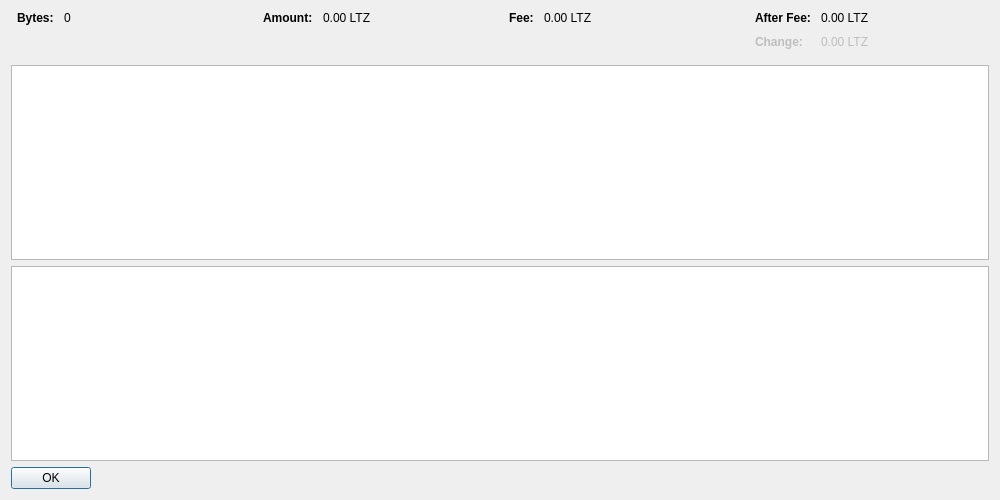
<?xml version="1.0" encoding="UTF-8"?>
<ui version="4.0">
 <class>CoinSelectionDialog</class>
 <widget class="QDialog" name="CoinSelectionDialog">
  <property name="geometry">
   <rect>
    <x>0</x>
    <y>0</y>
    <width>1000</width>
    <height>500</height>
   </rect>
  </property>
  <property name="windowTitle">
   <string>Coin Selection</string>
  </property>
  <layout class="QVBoxLayout" name="verticalLayout">
   <item>
    <layout class="QHBoxLayout" name="horizontalLayoutTop" stretch="0,0,0,0">
     <property name="topMargin">
      <number>0</number>
     </property>
     <property name="bottomMargin">
      <number>10</number>
     </property>
     <item>
      <layout class="QFormLayout" name="formLayoutCoinSelection1">
       <property name="horizontalSpacing">
        <number>10</number>
       </property>
       <property name="verticalSpacing">
        <number>10</number>
       </property>
       <property name="leftMargin">
        <number>6</number>
       </property>
       <property name="rightMargin">
        <number>6</number>
       </property>
       <item row="0" column="0">
        <widget class="QLabel" name="labelCoinSelectionBytesText">
         <property name="font">
          <font>
           <weight>75</weight>
           <bold>true</bold>
          </font>
         </property>
         <property name="text">
          <string>Bytes:</string>
         </property>
        </widget>
       </item>
       <item row="0" column="1">
        <widget class="QLabel" name="labelCoinSelectionBytes">
         <property name="cursor">
          <cursorShape>IBeamCursor</cursorShape>
         </property>
         <property name="contextMenuPolicy">
          <enum>Qt::ActionsContextMenu</enum>
         </property>
         <property name="text">
          <string notr="true">0</string>
         </property>
         <property name="textInteractionFlags">
          <set>Qt::LinksAccessibleByMouse|Qt::TextSelectableByKeyboard|Qt::TextSelectableByMouse</set>
         </property>
        </widget>
       </item>
      </layout>
     </item>
     <item>
      <layout class="QFormLayout" name="formLayoutCoinSelection2">
       <property name="horizontalSpacing">
        <number>10</number>
       </property>
       <property name="verticalSpacing">
        <number>10</number>
       </property>
       <property name="leftMargin">
        <number>6</number>
       </property>
       <property name="rightMargin">
        <number>6</number>
       </property>
       <item row="0" column="0">
        <widget class="QLabel" name="labelCoinSelectionAmountText">
         <property name="font">
          <font>
           <weight>75</weight>
           <bold>true</bold>
          </font>
         </property>
         <property name="text">
          <string>Amount:</string>
         </property>
        </widget>
       </item>
       <item row="0" column="1">
        <widget class="QLabel" name="labelCoinSelectionAmount">
         <property name="cursor">
          <cursorShape>IBeamCursor</cursorShape>
         </property>
         <property name="contextMenuPolicy">
          <enum>Qt::ActionsContextMenu</enum>
         </property>
         <property name="text">
          <string notr="true">0.00 LTZ</string>
         </property>
         <property name="textInteractionFlags">
          <set>Qt::LinksAccessibleByMouse|Qt::TextSelectableByKeyboard|Qt::TextSelectableByMouse</set>
         </property>
        </widget>
       </item>
      </layout>
     </item>
     <item>
      <layout class="QFormLayout" name="formLayoutCoinSelection3">
       <property name="horizontalSpacing">
        <number>10</number>
       </property>
       <property name="verticalSpacing">
        <number>10</number>
       </property>
       <property name="leftMargin">
        <number>6</number>
       </property>
       <property name="rightMargin">
        <number>6</number>
       </property>
       <item row="0" column="0">
        <widget class="QLabel" name="labelCoinSelectionFeeText">
         <property name="font">
          <font>
           <weight>75</weight>
           <bold>true</bold>
          </font>
         </property>
         <property name="text">
          <string>Fee:</string>
         </property>
        </widget>
       </item>
       <item row="0" column="1">
        <widget class="QLabel" name="labelCoinSelectionFee">
         <property name="cursor">
          <cursorShape>IBeamCursor</cursorShape>
         </property>
         <property name="contextMenuPolicy">
          <enum>Qt::ActionsContextMenu</enum>
         </property>
         <property name="text">
          <string notr="true">0.00 LTZ</string>
         </property>
         <property name="textInteractionFlags">
          <set>Qt::LinksAccessibleByMouse|Qt::TextSelectableByKeyboard|Qt::TextSelectableByMouse</set>
         </property>
        </widget>
       </item>
      </layout>
     </item>
     <item>
      <layout class="QFormLayout" name="formLayoutCoinSelection4">
       <property name="horizontalSpacing">
        <number>10</number>
       </property>
       <property name="verticalSpacing">
        <number>10</number>
       </property>
       <property name="leftMargin">
        <number>6</number>
       </property>
       <property name="rightMargin">
        <number>6</number>
       </property>
       <item row="0" column="0">
        <widget class="QLabel" name="labelCoinSelectionAfterFeeText">
         <property name="font">
          <font>
           <weight>75</weight>
           <bold>true</bold>
          </font>
         </property>
         <property name="text">
          <string>After Fee:</string>
         </property>
        </widget>
       </item>
       <item row="0" column="1">
        <widget class="QLabel" name="labelCoinSelectionAfterFee">
         <property name="cursor">
          <cursorShape>IBeamCursor</cursorShape>
         </property>
         <property name="contextMenuPolicy">
          <enum>Qt::ActionsContextMenu</enum>
         </property>
         <property name="text">
          <string notr="true">0.00 LTZ</string>
         </property>
         <property name="textInteractionFlags">
          <set>Qt::LinksAccessibleByMouse|Qt::TextSelectableByKeyboard|Qt::TextSelectableByMouse</set>
         </property>
        </widget>
       </item>
       <item row="1" column="0">
        <widget class="QLabel" name="labelCoinSelectionChangeText">
         <property name="enabled">
          <bool>false</bool>
         </property>
         <property name="font">
          <font>
           <weight>75</weight>
           <bold>true</bold>
          </font>
         </property>
         <property name="text">
          <string>Change:</string>
         </property>
        </widget>
       </item>
       <item row="1" column="1">
        <widget class="QLabel" name="labelCoinSelectionChange">
         <property name="enabled">
          <bool>false</bool>
         </property>
         <property name="cursor">
          <cursorShape>IBeamCursor</cursorShape>
         </property>
         <property name="contextMenuPolicy">
          <enum>Qt::ActionsContextMenu</enum>
         </property>
         <property name="text">
          <string notr="true">0.00 LTZ</string>
         </property>
         <property name="textInteractionFlags">
          <set>Qt::LinksAccessibleByMouse|Qt::TextSelectableByKeyboard|Qt::TextSelectableByMouse</set>
         </property>
        </widget>
       </item>
      </layout>
     </item>
    </layout>
   </item>
   <item>
    <widget class="QTableView" name="tableViewT">
     <property name="contextMenuPolicy">
      <enum>Qt::CustomContextMenu</enum>
     </property>
     <property name="toolTip">
      <string>Right-click to edit address or label</string>
     </property>
     <property name="tabKeyNavigation">
      <bool>false</bool>
     </property>
     <property name="alternatingRowColors">
      <bool>true</bool>
     </property>
     <property name="selectionMode">
      <enum>QAbstractItemView::SingleSelection</enum>
     </property>
     <property name="selectionBehavior">
      <enum>QAbstractItemView::SelectRows</enum>
     </property>
     <property name="sortingEnabled">
      <bool>true</bool>
     </property>
     <attribute name="verticalHeaderVisible">
      <bool>false</bool>
     </attribute>
    </widget>
   </item>
   <item>
    <widget class="QTableView" name="tableViewZ">
     <property name="contextMenuPolicy">
      <enum>Qt::CustomContextMenu</enum>
     </property>
     <property name="toolTip">
      <string>Right-click to edit address or label</string>
     </property>
     <property name="tabKeyNavigation">
      <bool>false</bool>
     </property>
     <property name="alternatingRowColors">
      <bool>true</bool>
     </property>
     <property name="selectionMode">
      <enum>QAbstractItemView::SingleSelection</enum>
     </property>
     <property name="selectionBehavior">
      <enum>QAbstractItemView::SelectRows</enum>
     </property>
     <property name="sortingEnabled">
      <bool>true</bool>
     </property>
     <attribute name="verticalHeaderVisible">
      <bool>false</bool>
     </attribute>
    </widget>
   </item>
   <item>
    <widget class="QDialogButtonBox" name="buttonBox">
     <property name="sizePolicy">
      <sizepolicy hsizetype="Maximum" vsizetype="Fixed">
       <horstretch>0</horstretch>
       <verstretch>0</verstretch>
      </sizepolicy>
     </property>
     <property name="orientation">
      <enum>Qt::Horizontal</enum>
     </property>
     <property name="standardButtons">
      <set>QDialogButtonBox::Ok</set>
     </property>
    </widget>
   </item>
  </layout>
 </widget>
 <resources/>
 <connections/>
</ui>
